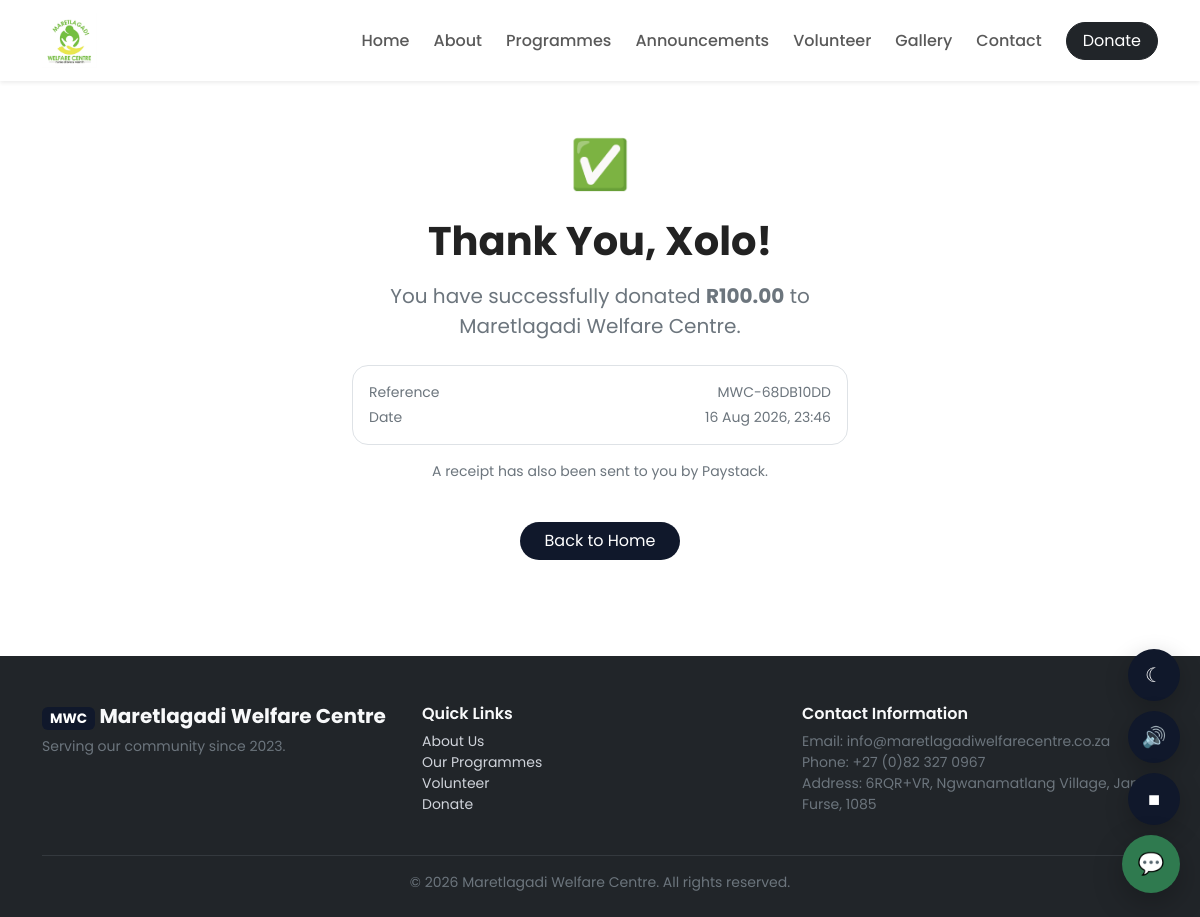
Screenshot of /donate-success.php?ref=MWC-68DB10DD with the database file from the repository.
### tables this page shows
CREATE TABLE IF NOT EXISTS `donation` (
  `donation_id` int NOT NULL AUTO_INCREMENT,
  `user_id` int DEFAULT NULL,
  `amount` decimal(10,2) NOT NULL,
  `date` timestamp NULL DEFAULT CURRENT_TIMESTAMP,
  `payment_ref` varchar(100) DEFAULT NULL,
  PRIMARY KEY (`donation_id`),
  KEY `user_id` (`user_id`)
);

CREATE TABLE IF NOT EXISTS `user` (
  `user_id` int NOT NULL AUTO_INCREMENT,
  `name` varchar(100) NOT NULL,
  `surname` varchar(100) NOT NULL,
  `email` varchar(150) NOT NULL,
  `password` varchar(255) NOT NULL,
  `role` enum('admin','volunteer','public') NOT NULL DEFAULT 'public',
  `phone` varchar(20) DEFAULT NULL,
  `created_at` timestamp NULL DEFAULT CURRENT_TIMESTAMP,
  PRIMARY KEY (`user_id`),
  UNIQUE KEY `email` (`email`)
);

### donate-success.php (the view, shortened to what this page needs)
<?php
require_once 'includes/db.php';
$reference = $_GET['ref'] ?? '';
$stmt = $pdo->prepare(
    "SELECT d.amount, d.date, d.payment_ref, u.name, u.surname
     FROM donation d LEFT JOIN user u ON d.user_id = u.user_id
     WHERE d.payment_ref = ?"
);
$stmt->execute([$reference]);
$donation = $stmt->fetch();
include 'includes/header.php';
?>
<section class="py-5">
  <div class="container text-center" style="max-width:520px;">
    <?php if ($donation): ?>
      <div class="mb-3" style="font-size:3rem;">✅</div>
      <h1 class="fw-bold">Thank You<?php echo $donation['name'] ? ', ' . htmlspecialchars($donation['name']) : ''; ?>!</h1>
      <p class="text-secondary mt-3 fs-5">
        You have successfully donated <strong>R<?php echo number_format($donation['amount'], 2); ?></strong>
        to Maretlagadi Welfare Centre.
      </p>
      <div class="border rounded-4 p-3 mt-4 text-start">
        <div class="d-flex justify-content-between small text-secondary"><span>Reference</span><span><?php echo htmlspecialchars($donation['payment_ref']); ?></span></div>
        <div class="d-flex justify-content-between small text-secondary mt-1"><span>Date</span><span><?php echo date('d M Y, H:i', strtotime($donation['date'])); ?></span></div>
      </div>
      <p class="text-secondary small mt-3">A receipt has also been sent to you by Paystack.</p>
    <?php else: ?>
      <h1 class="fw-bold">We couldn't find that donation</h1>
      <p class="text-secondary mt-2">If you were charged, please contact us and we'll confirm it manually.</p>
    <?php endif; ?>
    <a href="index.php" class="btn btn-brand rounded-pill px-4 mt-4">Back to Home</a>
  </div>
</section>
<?php include 'includes/footer.php'; ?>

### includes/header.php (shortened to what this page needs)
<!DOCTYPE html>
<html lang="en">
<head>
    <link
        href="https://cdn.jsdelivr.net/npm/bootstrap@5.3.3/dist/css/bootstrap.min.css"
        rel="stylesheet"
    >
    <link rel="stylesheet" href="css/style.css">
</head>
<body>
<nav class="navbar navbar-expand-lg navbar-light bg-white shadow-sm sticky-top">
    <div class="container">
        <a class="navbar-brand" href="index.php">
            <img
                src="images\maretlagadi logo.jpeg"
                alt="Maretlagadi Welfare Centre Logo"
                class="header-logo"
            >
        </a>
        <div
            class="collapse navbar-collapse justify-content-end"
            id="navMenu"
        >
            <ul class="navbar-nav align-items-lg-center gap-lg-2">
                <li class="nav-item">
                    <a
                        class="nav-link"
                        href="index.php"
                    >
                        Home
                    </a>
                </li>
                <li class="nav-item">
                    <a
                        class="nav-link"
                        href="about.php"
                    >
                        About
                    </a>
                </li>
                <li class="nav-item">
                    <a
                        class="nav-link"
                        href="programmes.php"
                    >
                        Programmes
                    </a>
                </li>
                <li class="nav-item">
                    <a
                        class="nav-link"
                        href="announcements.php"
                    >
                        Announcements
                    </a>
                </li>
                <li class="nav-item">
                    <a
                        class="nav-link"
                        href="volunteer.php"
                    >
                        Volunteer
                    </a>
                </li>
                <li class="nav-item">
                    <a
                        class="nav-link"
                        href="gallery.php"
                    >
                        Gallery
                    </a>
                </li>
                <li class="nav-item">
                    <a
                        class="nav-link"
                        href="contact.php"
                    >
                        Contact
                    </a>
                </li>
                <li class="nav-item">
                    <a
                        class="btn btn-dark rounded-pill px-3 ms-lg-2"
                        href="donate.php"
                    >
                        Donate
                    </a>
                </li>
            </ul>
        </div>
    </div>
</nav>

### includes/footer.php (shortened to what this page needs)
<footer class="bg-dark text-light pt-5 pb-4 mt-5">
  <div class="container">
    <div class="row gy-4">
      <div class="col-md-4">
        <h5 class="fw-bold"><span class="brand-mark">MWC</span> Maretlagadi Welfare Centre</h5>
        <p class="text-secondary small mt-2">Serving our community since 2023.</p>
      </div>
      <div class="col-md-4">
        <h6 class="fw-semibold">Quick Links</h6>
        <ul class="list-unstyled small">
          <li><a href="about.php" class="footer-link">About Us</a></li>
          <li><a href="programmes.php" class="footer-link">Our Programmes</a></li>
          <li><a href="volunteer.php" class="footer-link">Volunteer</a></li>
          <li><a href="donate.php" class="footer-link">Donate</a></li>
        </ul>
      </div>
      <div class="col-md-4">
        <h6 class="fw-semibold">Contact Information</h6>
        <ul class="list-unstyled small text-secondary">
          <li>Email: info@maretlagadiwelfarecentre.co.za</li>
          <li>Phone: +27 (0)82 327 0967</li>
          <li>Address: 6RQR+VR, Ngwanamatlang Village, Jane Furse, 1085</li>
        </ul>
      </div>
    </div>
    <hr class="border-secondary mt-4">
    <p class="text-center small text-secondary mb-0">&copy; <?php echo date('Y'); ?> Maretlagadi Welfare Centre. All rights reserved.</p>
  </div>
</footer>
<div class="mwc-accessibility-bar" aria-label="Accessibility controls">
  <button type="button" class="mwc-floating-btn" data-theme-toggle title="Switch light/dark mode" aria-label="Switch light/dark mode">
    <span class="theme-icon" aria-hidden="true">☾</span>
  </button>
  <button type="button" class="mwc-floating-btn" data-listen-toggle title="Listen to what Maretlagadi is about and how to donate" aria-label="Listen to Maretlagadi information" aria-pressed="false">
    <span aria-hidden="true">🔊</span>
  </button>
  <button type="button" class="mwc-floating-btn" data-listen-stop title="Stop voice" aria-label="Stop voice playback">
    <span aria-hidden="true">■</span>
  </button>
</div>
<button id="mwcChatOpen" class="mwc-chat-open" type="button" aria-label="Open Maretlagadi chatbot" title="Ask Maretlagadi Assistant">💬</button>
</body>
</html>

### css/style.css (style rules this page uses)
:root { --mwc-navy: #10182b; --mwc-green: #2f7a4f; --mwc-cream: #f7f5f0; }
body { font-family: 'Poppins', sans-serif; color: #222; }
.brand-mark { background: var(--mwc-navy); color: #fff; padding: 2px 8px; border-radius: 6px; font-size: .85rem; }
.footer-link { color: #cfd3da; text-decoration: none; }
.btn-brand { background: var(--mwc-navy); color: #fff; }
:root { --mwc-page-bg: #ffffff; --mwc-card-bg: #ffffff; --mwc-text: #222222; --mwc-muted: #6c757d; --mwc-border: #e7e7e7; --mwc-chat-bg: #ffffff; }
body { background: var(--mwc-page-bg); color: var(--mwc-text); transition: background-color .2s ease, color .2s ease; }
.mwc-accessibility-bar { position: fixed; right: 20px; bottom: 92px; z-index: 1060; display: flex; flex-direction: column; gap: 10px; }
.mwc-floating-btn { width: 52px; height: 52px; border: 0; border-radius: 50%; display: inline-flex; align-items: center; justify-content: center; background: var(--mwc-navy); color: #fff; box-shadow: 0 8px 25px rgba(0,0,0,.22); font-size: 1.25rem; transition: transform .15s ease, opacity .15s ease; }
.mwc-chat-open { position: fixed; right: 20px; bottom: 24px; z-index: 1060; width: 58px; height: 58px; border: 0; border-radius: 50%; background: var(--mwc-green); color: #fff; box-shadow: 0 10px 30px rgba(0,0,0,.25); font-size: 1.35rem; }

### includes/header.php (style rules this page uses)
.header-logo { height: 55px; width: auto; max-width: 180px; object-fit: contain; display: block; }
.navbar { min-height: 70px; }
.nav-link { font-weight: 500; }

### rows the page displays
donation: user.name "Xolo", amount "100.00", payment_ref "MWC-68DB10DD", date "16 Aug 2026, 23:46"
